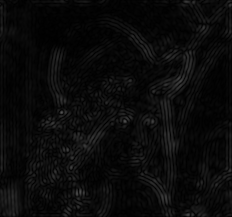

Python code for this plot:
import cv2
import numpy as np
# import matplotlib.pyplot as plt


def bandpass(img):
    # フーリエ変換
    out = np.fft.fft2(img)
    out = np.fft.fftshift(out)
    # out = 20*np.log(np.abs(out))

    # マスク処理
    img2 = cv2.imread("./img/bandmask.png", 0)
    img2 = cv2.resize(img2, out.shape[1::-1])
    out = out*(img2//255)

    # フーリエ逆変換
    out = np.fft.ifftshift(out)
    out = np.fft.ifft2(out)
    out = np.abs(out)
    return out


img = cv2.imread("./img/lenna.jpeg", 0)
out = bandpass(img)
cv2.imwrite('./Bandpass_Filter/bandpass.png', out)
